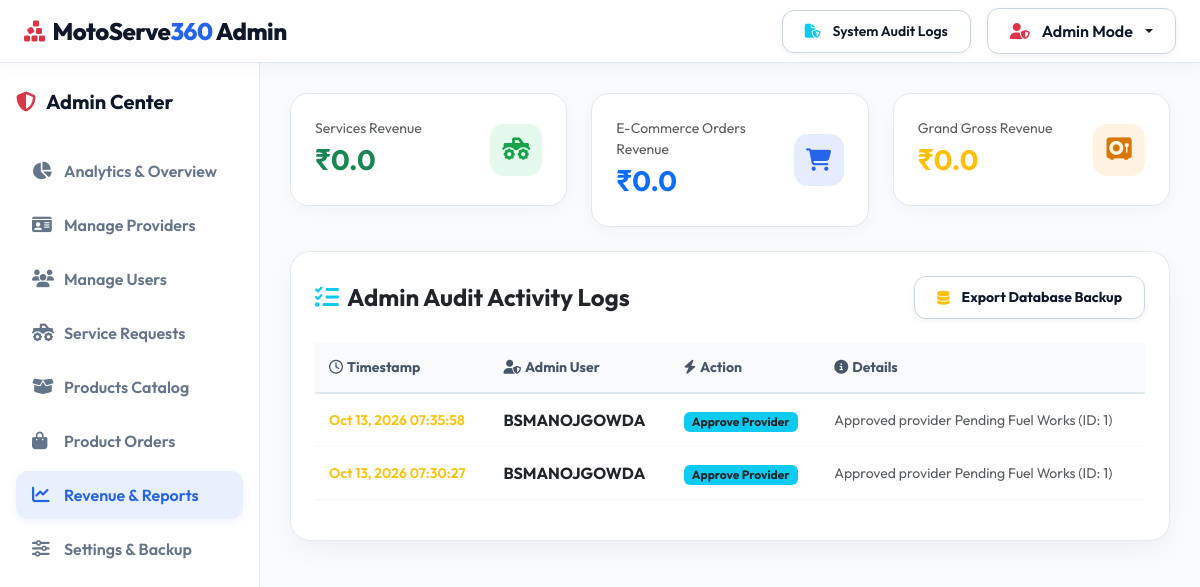
The page /admin/reports (signed in) on the database its author committed.
### models/admin_log.py (models this page shows, shortened)
class AdminLog(db.Model):
    __tablename__ = 'admin_logs'
    id = db.Column(db.Integer, primary_key=True)
    admin_id = db.Column(db.Integer, db.ForeignKey('users.id'), nullable=False)
    action = db.Column(db.String(100), nullable=False)
    details = db.Column(db.Text, nullable=True)
    timestamp = db.Column(db.DateTime, default=datetime.utcnow)
    admin = db.relationship('User', foreign_keys=[admin_id])

### models/user.py (models this page shows, shortened)
class User(UserMixin, db.Model):
    __tablename__ = 'users'
    id = db.Column(db.Integer, primary_key=True)
    name = db.Column(db.String(100), nullable=False)
    email = db.Column(db.String(120), unique=True, nullable=False, index=True)
    password_hash = db.Column(db.String(255), nullable=False)
    phone = db.Column(db.String(20), nullable=False)
    role = db.Column(db.String(20), nullable=False, default='customer') # 'customer', 'provider', 'admin'
    avatar = db.Column(db.String(255), default='default_avatar.png')
    license_number = db.Column(db.String(50), nullable=True)
    created_at = db.Column(db.DateTime, default=datetime.utcnow)
    is_active = db.Column(db.Boolean, default=True)
    vehicles = db.relationship('Vehicle', backref='owner', lazy=True, cascade="all, delete-orphan")
    provider_profile = db.relationship('ProviderProfile', backref='user', uselist=False, cascade="all, delete-orphan")
    customer_requests = db.relationship('ServiceRequest', foreign_keys='ServiceRequest.customer_id', backref='customer', lazy=True)
    cart_items = db.relationship('CartItem', backref='user', lazy=True, cascade="all, delete-orphan")
    orders = db.relationship('Order', backref='customer', lazy=True)
    payments = db.relationship('Payment', backref='user', lazy=True)
    notifications = db.relationship('Notification', backref='user', lazy=True, cascade="all, delete-orphan")
    def is_admin(self):
        return self.role == 'admin'
    def is_customer(self):
        return self.role == 'customer'

### routes/admin.py (the view)
@admin_bp.route('/reports')
@login_required
@admin_required
def reports():
    total_service_rev = db.session.query(db.func.sum(ServiceRequest.final_amount)).filter_by(payment_status='paid').scalar() or 0.0
    total_order_rev = db.session.query(db.func.sum(Order.total_amount)).filter_by(payment_status='paid').scalar() or 0.0
    logs = AdminLog.query.order_by(AdminLog.timestamp.desc()).limit(20).all()
    return render_template(
        'admin/reports.html',
        total_service_rev=total_service_rev,
        total_order_rev=total_order_rev,
        grand_total=total_service_rev + total_order_rev,
        logs=logs
    )

### routes/admin.py (called while the page is built)
def admin_required(f):
    from functools import wraps
    @wraps(f)
    def decorated_function(*args, **kwargs):
        if not current_user.is_authenticated or not current_user.is_admin():
            flash('Access denied. Admin authorization required.', 'danger')
            return redirect(url_for('auth.login', role='admin'))
        return f(*args, **kwargs)
    return decorated_function

### templates/admin/reports.html (shortened to what this page needs)
{% extends 'admin/base_admin.html' %}
{% block admin_content %}
<div class="row g-4 mb-4">
  <div class="col-md-4">
    <div class="stat-card">
      <div>
        <div class="text-muted small">Services Revenue</div>
        <div class="fs-3 fw-bold text-success">₹{{ total_service_rev }}</div>
      </div>
      <div class="stat-icon bg-icon-success"><i class="fas fa-truck-monster"></i></div>
    </div>
  </div>
  <div class="col-md-4">
    <div class="stat-card">
      <div>
        <div class="text-muted small">E-Commerce Orders Revenue</div>
        <div class="fs-3 fw-bold text-primary">₹{{ total_order_rev }}</div>
      </div>
      <div class="stat-icon bg-icon-primary"><i class="fas fa-cart-shopping"></i></div>
    </div>
  </div>
  <div class="col-md-4">
    <div class="stat-card">
      <div>
        <div class="text-muted small">Grand Gross Revenue</div>
        <div class="fs-3 fw-bold text-warning">₹{{ grand_total }}</div>
      </div>
      <div class="stat-icon bg-icon-warning"><i class="fas fa-vault"></i></div>
    </div>
  </div>
</div>
<div class="glass-card p-4">
  <div class="d-flex justify-content-between align-items-center mb-4">
    <h4 class="fw-bold text-dark mb-0"><i class="fas fa-list-check text-info me-2"></i>Admin Audit Activity Logs</h4>
    <a href="{{ url_for('admin.backup_db') }}" class="btn btn-white-custom btn-sm fw-bold">
      <i class="fas fa-database me-1 text-warning"></i> Export Database Backup
    </a>
  </div>
  {% if logs %}
    <div class="table-responsive">
      <table class="table table-hover align-middle">
        <thead>
          <tr class="text-dark small">
            <th class="text-warning"><i class="far fa-clock me-1"></i>Timestamp</th>
            <th class="text-primary"><i class="fas fa-user-shield me-1"></i>Admin User</th>
            <th class="text-info"><i class="fas fa-bolt me-1"></i>Action</th>
            <th class="text-success"><i class="fas fa-circle-info me-1"></i>Details</th>
          </tr>
        </thead>
        <tbody>
          {% for log in logs %}
            <tr>
              <td class="small text-warning fw-semibold">{{ log.timestamp.strftime('%b %d, %Y %H:%M:%S') }}</td>
              <td class="fw-bold text-dark">{{ log.admin.name if log.admin else 'System Admin' }}</td>
              <td><span class="badge bg-info text-dark fw-bold px-2 py-1">{{ log.action }}</span></td>
              <td class="small text-muted fw-normal text-wrap">{{ log.details if log.details else '-' }}</td>
            </tr>
          {% endfor %}
        </tbody>
      </table>
    </div>
  {% else %}
    <p class="text-muted text-center py-4">No audit log entries recorded yet.</p>
  {% endif %}
</div>
{% endblock %}

### static/css/style.css (style rules this page uses)
:root { --primary-color: #2563eb; --primary-hover: #1d4ed8; --secondary-color: #64748b; --light-bg: #f8fafc; --light-surface: #ffffff; --light-card: #ffffff; --light-border: #e2e8f0; --dark-bg: #f8fafc; --dark-surface: #ffffff; --dark-card: #ffffff; --dark-border: #e2e8f0; --accent-fuel: #d97706; --accent-repair: #2563eb; --accent-tow: #dc2626; --accent-store: #059669; --text-main: #0f172a; --text-muted: #64748b; --glass-bg: rgba(255, 255, 255, 0.92); --glass-border: rgba(226, 232, 240, 0.9); }
body { font-family: 'Outfit', -apple-system, BlinkMacSystemFont, "Segoe UI", Roboto, sans-serif; background-color: var(--light-bg); color: var(--text-main); min-height: 100vh; display: flex; flex-direction: column; }
.glass-card { background: var(--glass-bg); backdrop-filter: blur(16px); -webkit-backdrop-filter: blur(16px); border: 1px solid var(--glass-border); border-radius: 20px; box-shadow: 0 10px 30px -5px rgba(15, 23, 42, 0.05), 0 4px 6px -2px rgba(15, 23, 42, 0.02); transition: transform 0.25s ease, box-shadow 0.25s ease, border-color 0.25s ease; }
.btn-white, .btn-white-custom { background: #ffffff !important; color: #0f172a !important; border: 1px solid #cbd5e1 !important; font-weight: 600; padding: 10px 22px; border-radius: 12px; box-shadow: 0 2px 6px rgba(15, 23, 42, 0.05); transition: all 0.25s ease; display: inline-flex; align-items: center; gap: 8px; }
.table { color: #0f172a; background-color: #ffffff; }
.table th { color: #475569 !important; font-weight: 700; background-color: #f8fafc; border-bottom: 2px solid #e2e8f0; padding: 14px; }
.table td { color: #1e293b; border-bottom: 1px solid #f1f5f9; vertical-align: middle; padding: 14px; }

### static/css/dashboard.css (style rules this page uses)
.stat-card { padding: 24px; border-radius: 18px; background-color: #ffffff; border: 1px solid #e2e8f0; display: flex; align-items: center; justify-content: space-between; box-shadow: 0 4px 15px rgba(15, 23, 42, 0.03); transition: transform 0.2s ease, box-shadow 0.2s ease; }
.stat-icon { width: 52px; height: 52px; border-radius: 14px; display: flex; align-items: center; justify-content: center; font-size: 1.4rem; }
.bg-icon-primary { background: rgba(37, 99, 235, 0.12); color: #2563eb; }
.bg-icon-success { background: rgba(34, 197, 94, 0.12); color: #16a34a; }
.bg-icon-warning { background: rgba(245, 158, 11, 0.12); color: #d97706; }

### rows shown on the page
AdminLog: timestamp "Oct 13, 2026 07:35:58", admin "BSMANOJGOWDA", action "Approve Provider", details "Approved provider Pending Fuel Works (ID: 1)"
AdminLog: timestamp "Oct 13, 2026 07:30:27", admin "BSMANOJGOWDA", action "Approve Provider", details "Approved provider Pending Fuel Works (ID: 1)"

### other values the page prints
{{ total_service_rev }} "0.0"
{{ total_order_rev }} "0.0"
{{ grand_total }} "0.0"
